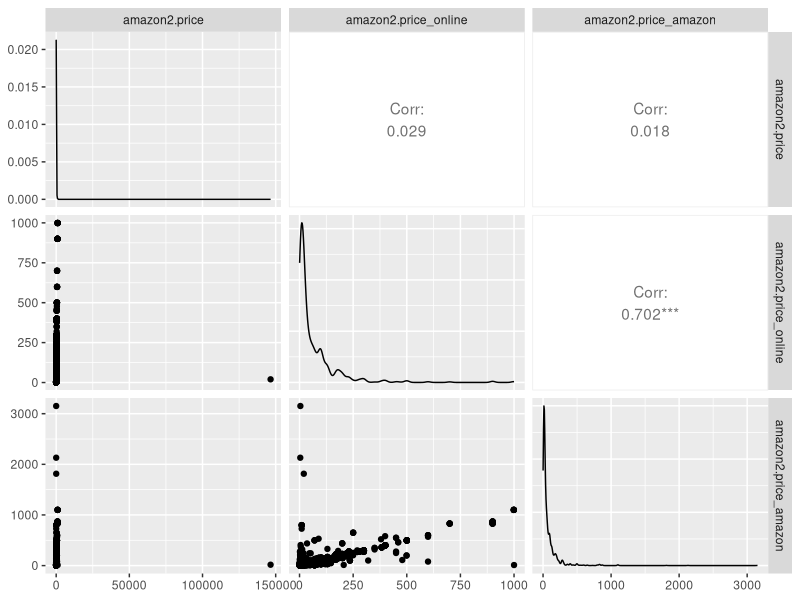

Here is the R script that generated this plot:
amazon <- read.csv("amazon_compare.csv")

str(amazon)
summary(amazon)

amazon2 <- amazon[which(!is.na(amazon$price) & !is.na(amazon$price_online)),]
summary(amazon2)


install.packages("GGally")
library(GGally)
priceset <- data.frame(amazon2$price, amazon2$price_online, amazon2$price_amazon)
priceset2 <- priceset[which((priceset$amazon2.price < 2000) & (priceset$amazon2.price_amazon < 2000)),]
summary(priceset2)

ggpairs(priceset)
